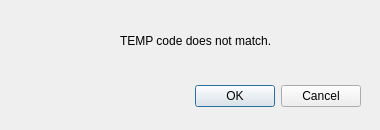
<?xml version="1.0" encoding="UTF-8"?>
<ui version="4.0">
 <class>Dialog</class>
 <widget class="QDialog" name="Dialog">
  <property name="geometry">
   <rect>
    <x>0</x>
    <y>0</y>
    <width>380</width>
    <height>130</height>
   </rect>
  </property>
  <property name="windowTitle">
   <string>Dialog</string>
  </property>
  <widget class="QDialogButtonBox" name="buttonBox">
   <property name="geometry">
    <rect>
     <x>160</x>
     <y>80</y>
     <width>201</width>
     <height>32</height>
    </rect>
   </property>
   <property name="font">
    <font>
     <family>MS Shell Dlg 2</family>
    </font>
   </property>
   <property name="orientation">
    <enum>Qt::Horizontal</enum>
   </property>
   <property name="standardButtons">
    <set>QDialogButtonBox::Cancel|QDialogButtonBox::Ok</set>
   </property>
  </widget>
  <widget class="QLabel" name="label">
   <property name="geometry">
    <rect>
     <x>20</x>
     <y>0</y>
     <width>91</width>
     <height>131</height>
    </rect>
   </property>
   <property name="styleSheet">
    <string notr="true">image: url(:/icons/warning.ico);</string>
   </property>
   <property name="text">
    <string/>
   </property>
  </widget>
  <widget class="QLabel" name="label_2">
   <property name="geometry">
    <rect>
     <x>120</x>
     <y>30</y>
     <width>261</width>
     <height>21</height>
    </rect>
   </property>
   <property name="font">
    <font>
     <family>Segoe UI</family>
     <pointsize>9</pointsize>
    </font>
   </property>
   <property name="text">
    <string>TEMP code does not match.</string>
   </property>
  </widget>
 </widget>
 <resources>
  <include location="icons/resource.qrc"/>
 </resources>
 <connections>
  <connection>
   <sender>buttonBox</sender>
   <signal>accepted()</signal>
   <receiver>Dialog</receiver>
   <slot>accept()</slot>
   <hints>
    <hint type="sourcelabel">
     <x>248</x>
     <y>254</y>
    </hint>
    <hint type="destinationlabel">
     <x>157</x>
     <y>274</y>
    </hint>
   </hints>
  </connection>
  <connection>
   <sender>buttonBox</sender>
   <signal>rejected()</signal>
   <receiver>Dialog</receiver>
   <slot>reject()</slot>
   <hints>
    <hint type="sourcelabel">
     <x>316</x>
     <y>260</y>
    </hint>
    <hint type="destinationlabel">
     <x>286</x>
     <y>274</y>
    </hint>
   </hints>
  </connection>
 </connections>
</ui>
